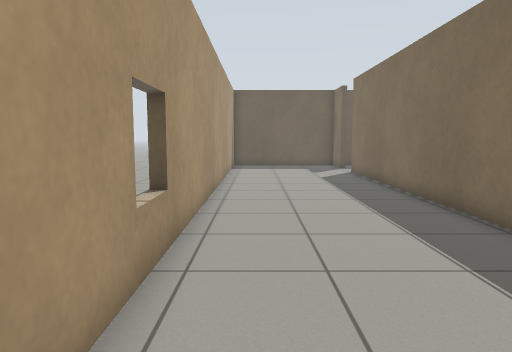
view 1 (above)

16 first-person views from a walk through a world built for the Gazebo simulator. The camera is 0.94 m above the floor, tilts 6° down and sees 70° across. The floor is counted in squares, 0.5 m on a side. Each view is taken from the middle of a square. On the plan, view 1 faces up. The plan holds only what a view shows up to about 18 squares ahead; the rest is blank.

view 2
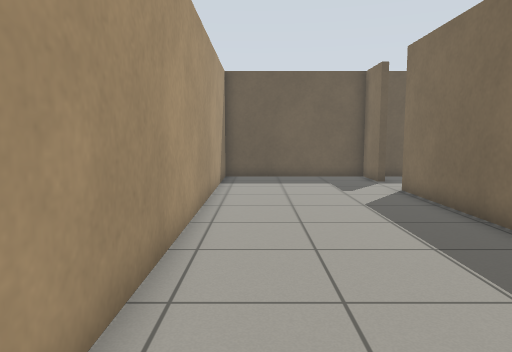

view 3
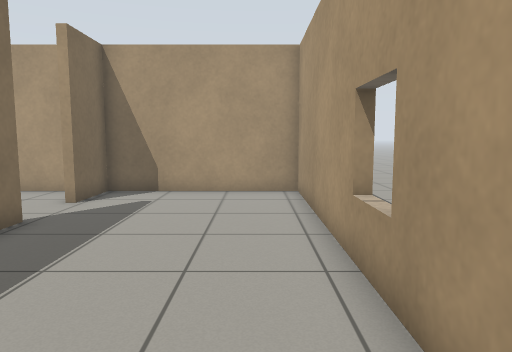

view 4
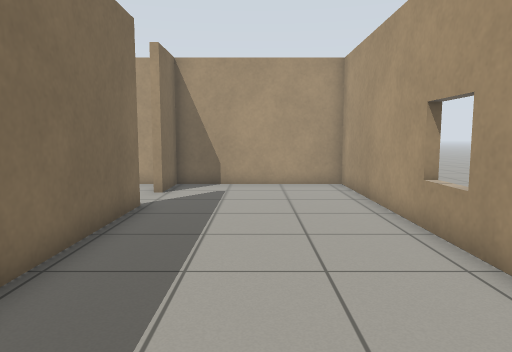

view 5
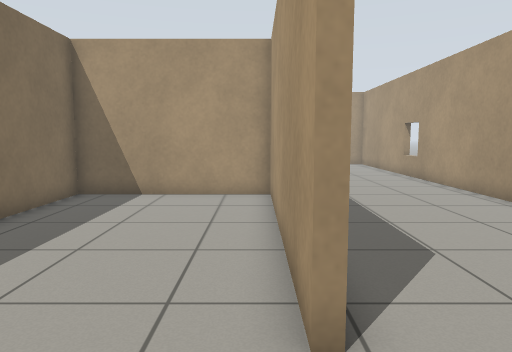

view 6
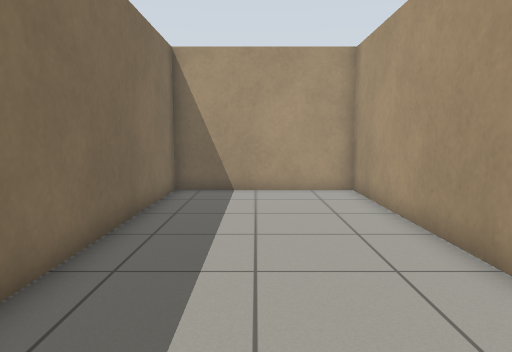

view 7
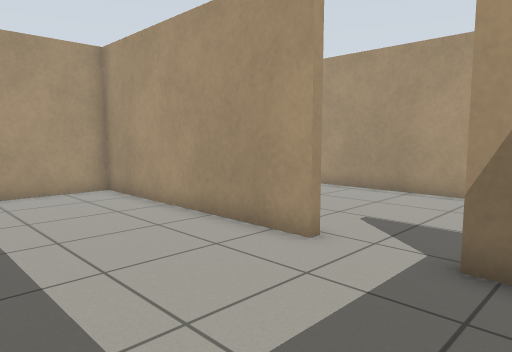

view 8
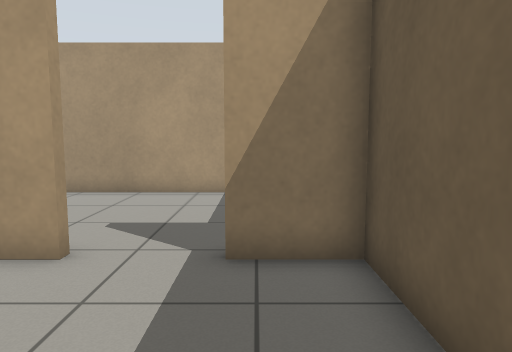

view 9
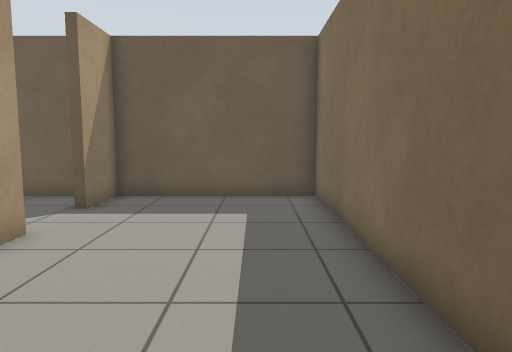

view 10
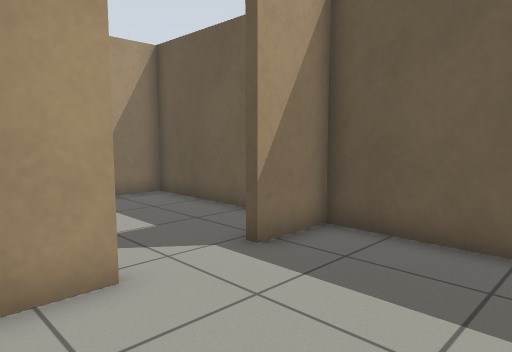

view 11
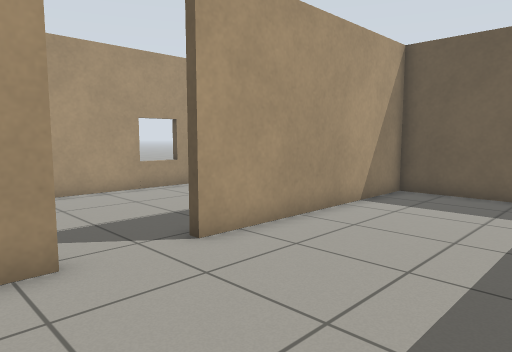

view 12
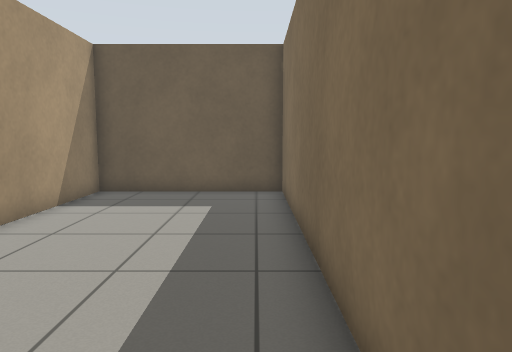

view 13
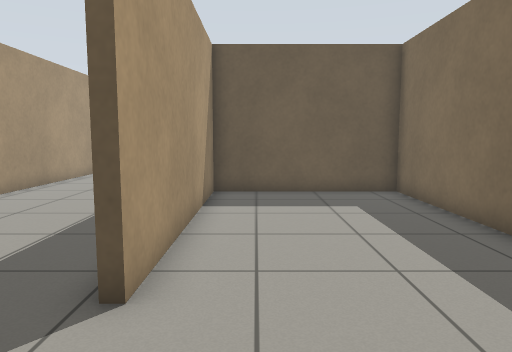

view 14
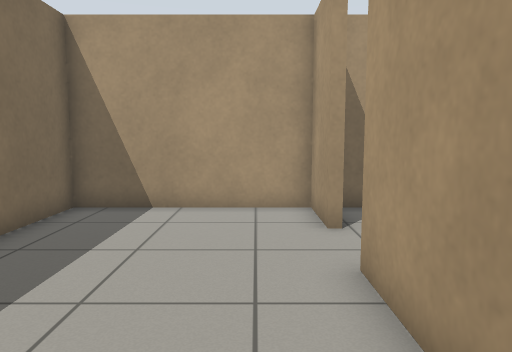

view 15
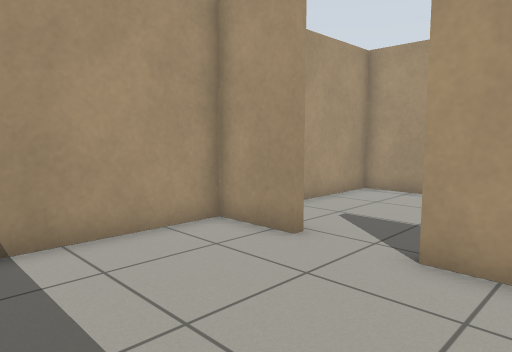

view 16
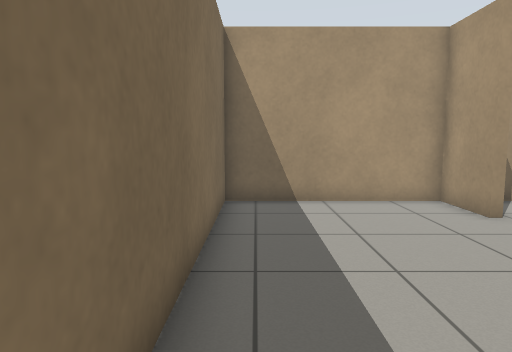

### Floor plan
Ten units are one square. View 1 is at (0, 0); x grows to the right and y downward. Boxes are objects, and circles mark ways between rooms. Rooms are numbered by the first view taken in them; rooms with no view inside come last. Other rooms are left out.
<svg viewBox="-20 -252 144 284">
<path fill="none" stroke="#000" d="M55 -20 52 -20 52 -200 55 -200M55 -225 52 -225 52 -247 -15 -247 -15 27 52 27 52 4 55 4M55 -200 55 -110 119 -110 119 -247 55 -247 55 -225M55 4 55 27 119 27 119 -107 55 -107 55 -20"/>
<circle cx="50" cy="-210" r="3" fill="#2a7"/>
<circle cx="50" cy="-5" r="3" fill="#2a7"/>
<text x="20" y="-110">1</text>
<text x="80" y="-180">2</text>
<text x="80" y="-40">3</text>
</svg>
Room 1 opens to room 2. Room 1 opens to room 3.

Where each view was taken, in squares from view 1:
view 1: 0 up, 0 right, facing up
view 2: 7 up, 0 right, facing up
view 3: 10 up, 0 right, facing down
view 4: 12 up, 2 right, facing down
view 5: 23 up, 6 right, facing down
view 6: 24 up, 9 right, facing down
view 7: 24 up, 11 right, facing down-left
view 8: 23 up, 11 right, facing left
view 9: 13 up, 10 right, facing up
view 10: 18 up, 10 right, facing up-left
view 11: 2 down, 11 right, facing up-left
view 12: 2 down, 11 right, facing up
view 13: 2 down, 7 right, facing up
view 14: 7 up, 7 right, facing down
view 15: 4 up, 11 right, facing down-left
view 16: 8 up, 11 right, facing down
